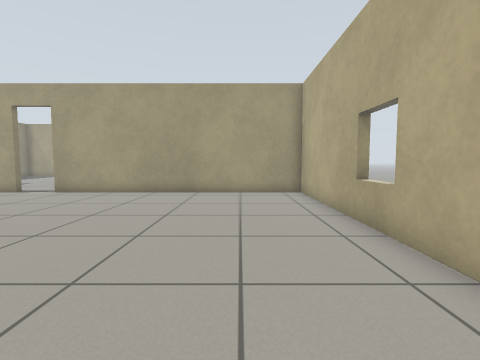
view 1 (above)

17 first-person views from a walk through a Gazebo world. The camera is 0.72 m above the floor, tilts 4° down and sees 85° across. The floor is counted in squares, 0.5 m on a side. Each view is taken from the middle of a square. On the plan, view 1 faces up. The plan holds only what a view shows up to about 13 squares ahead; the rest is blank.

view 2
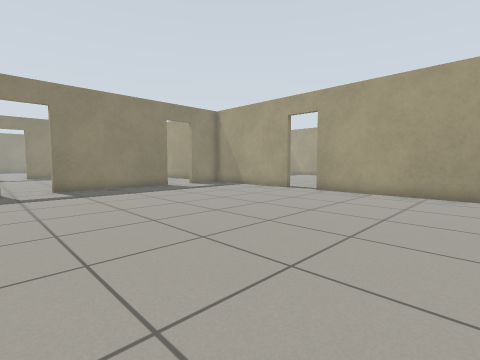

view 3
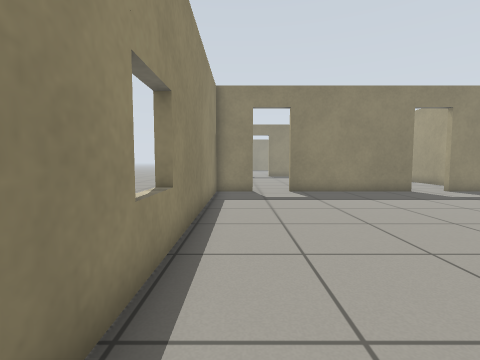

view 4
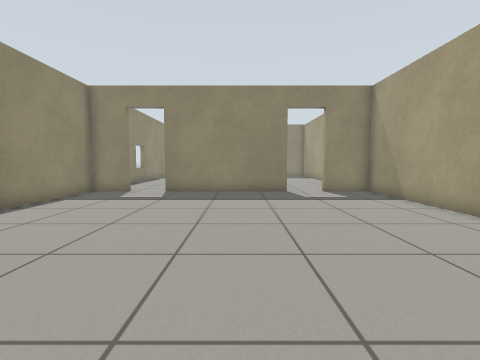

view 5
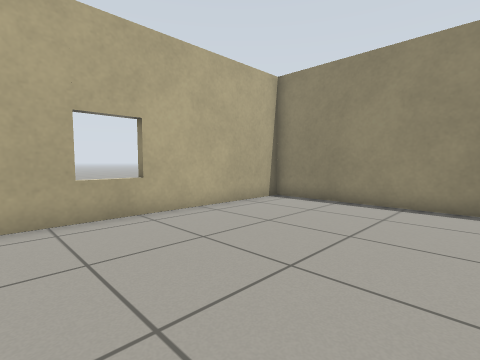

view 6
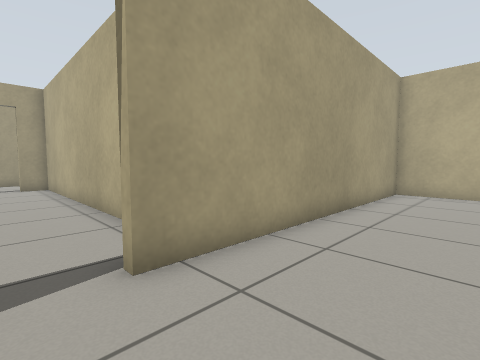

view 7
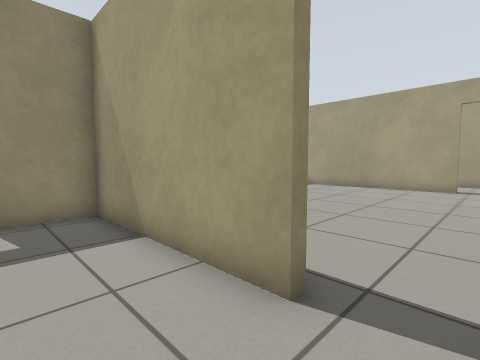

view 8
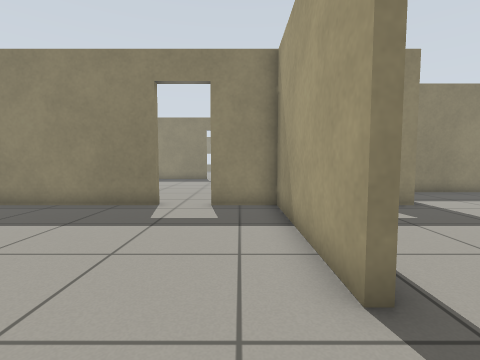

view 9
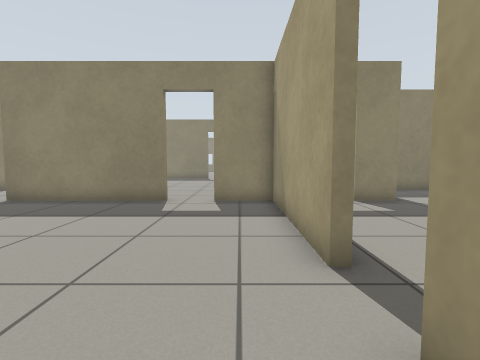

view 10
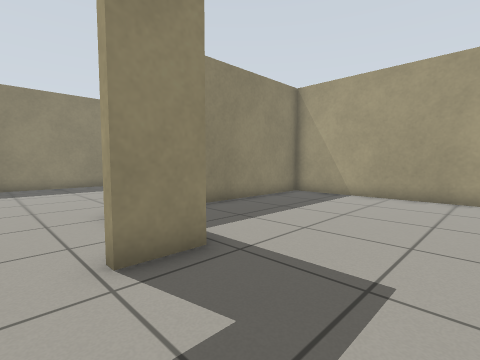

view 11
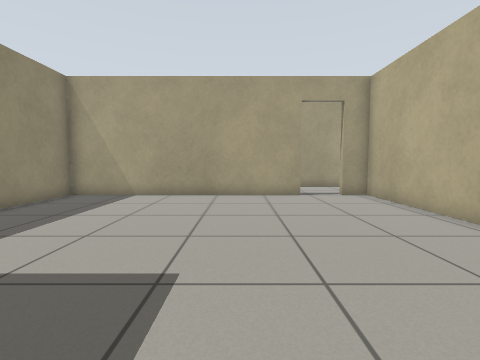

view 12
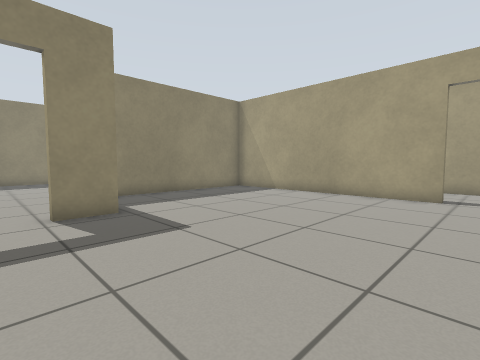

view 13
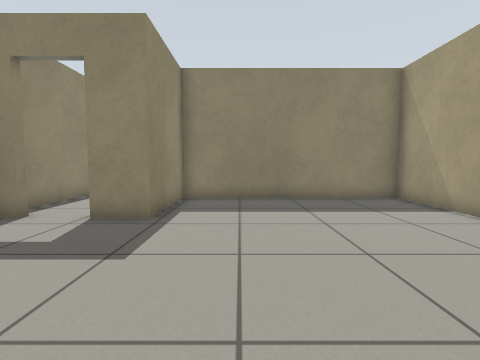

view 14
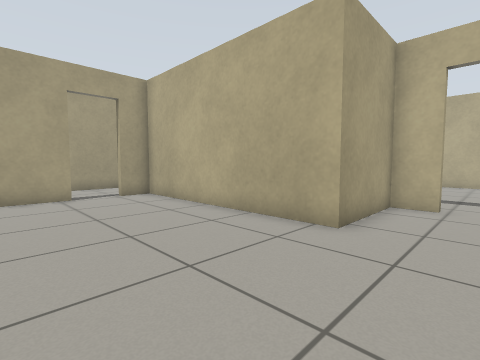

view 15
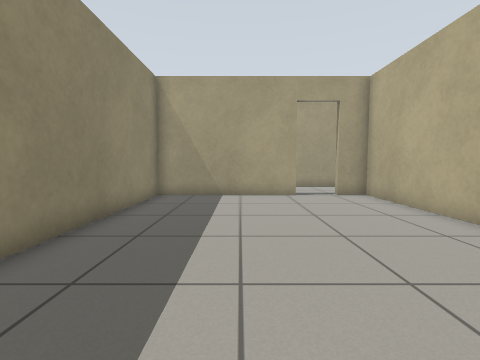

view 16
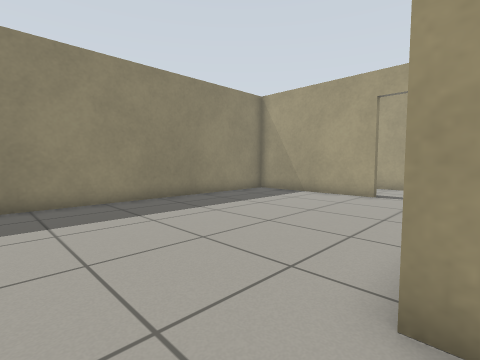

view 17
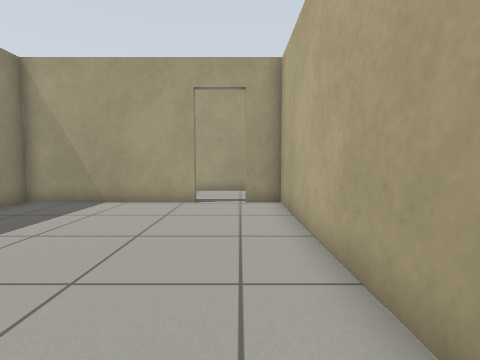

### Floor plan
Points are (right, up) in squares from view 1. A wall is a line through its corners. A room is listed if a view was taken in it or the views show most of it. See-through windows are left out.
Room 1 (views 1, 2, 3, 4, 5, 6, 7, 8, 9)
walls: (-10.5, 12.2) (-16.6, 12.2) (-16.6, 10); (-16.6, 8.4) (-16.6, 2.4); (-16.6, 0.6) (-16.6, -1.1) (2.9, -1.1) (2.9, 12.2) (-8.7, 12.2)
ways out: open door at (-9.5, 12) to room 2; open door at (-17, 1.5); open door at (-17, 9.5)
Room 2 (views 10, 11, 12, 13)
walls: (-7.5, 15.6) (-7.5, 25.2) (-8.7, 25.2); (-10.5, 25.2) (-20.3, 25.2) (-20.3, 16.7) (-16.6, 16.7) (-16.6, 15.1); (-10.5, 12.6) (-10.5, 12.2); (-8.7, 12.2) (-8.7, 12.6)
ways out: open door at (-9.5, 12) to room 1; open door at (-17, 14.5) to room 3; open door at (-9.5, 25)
Room 3 (views 14, 15, 16, 17)
walls: (-23.6, 25.2) (-29.5, 25.2) (-29.5, 14.4); (-21.2, 12.5) (-17.9, 12.5); (-16.9, 15.1) (-16.9, 16.4) (-20.6, 16.4) (-20.6, 25.2) (-21.8, 25.2)
ways out: open door at (-17, 14.5) to room 2; open door at (-22.5, 25)

Positions as (right, up) in squares from view 1, and headings:
1: (0, 0), facing up
2: (-2, 0), facing up-left
3: (-4, 0), facing left
4: (-4, 6), facing left
5: (-4, 8), facing down-right
6: (-10, 9), facing up-right
7: (-9, 10), facing up-left
8: (-8, 11), facing left
9: (-7, 11), facing left
10: (-13, 14), facing up-left
11: (-13, 14), facing up
12: (-9, 14), facing up-left
13: (-10, 19), facing left
14: (-26, 14), facing up-right
15: (-26, 14), facing up
16: (-20, 14), facing up-left
17: (-22, 16), facing up
